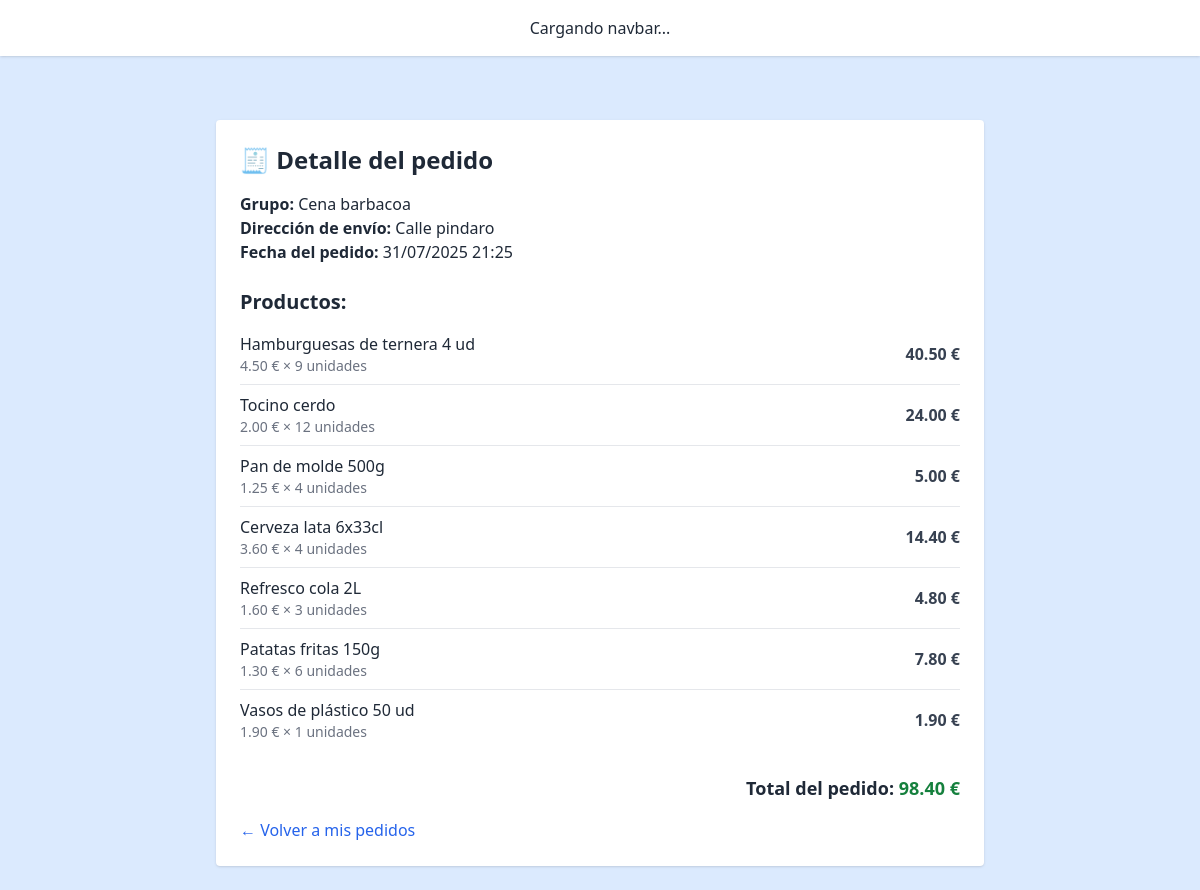
The app's page /order/9/ (signed in) with its own data.
### core/models/order.py (models this page shows, shortened)
class Order(models.Model):
    group = models.ForeignKey(Group, on_delete=models.CASCADE, related_name='orders')
    created_by = models.ForeignKey(UserAccount, on_delete=models.SET_NULL, null=True, blank=True)
    created_at = models.DateTimeField(auto_now_add=True)
    total_price = models.DecimalField(max_digits=10, decimal_places=2)
    direccion = models.CharField(max_length=255)
    notes = models.TextField(blank=True)
    confirmed = models.BooleanField(default=False)

class OrderItem(models.Model):
    order = models.ForeignKey(Order, on_delete=models.CASCADE, related_name='items')
    product = models.ForeignKey(Product, on_delete=models.CASCADE)
    quantity = models.PositiveIntegerField()
    price = models.DecimalField(max_digits=8, decimal_places=2)
    def subtotal(self):
        return self.quantity * self.price

### core/models/group.py (models this page shows, shortened)
class Group(models.Model):
    name = models.CharField(max_length=100)
    creator = models.ForeignKey(UserAccount, on_delete=models.CASCADE, related_name='owned_groups')
    members = models.ManyToManyField(UserAccount, related_name='groups_in')
    people_count = models.IntegerField()
    duration_days = models.IntegerField()
    preferences = models.TextField(blank=True)
    restrictions = models.TextField(blank=True)
    created_at = models.DateTimeField(auto_now_add=True)
    high_consume = models.BooleanField(default=False)
    invite_code = models.CharField(max_length=10, unique=True, blank=True)
    description = models.TextField( blank=True,
        help_text="Descripción libre del plan del grupo. Por ejemplo: lo que quieren comer cada día o el tipo de evento"
    )

### core/models/product.py (models this page shows, shortened)
class Product(models.Model):
    name = models.TextField(max_length=100, help_text="Nombre del producto")
    price = models.DecimalField(max_digits=6, decimal_places=2, help_text="Precio del producto")
    stock = models.PositiveIntegerField(default=0, help_text="Cantidad disponible en el inventario")
    categories = models.ManyToManyField(Category, related_name='products')
    image = models.ImageField(upload_to='product_images/', blank=True, null=True, help_text="Imagen del producto")
    weight_kg = models.FloatField(
        null=True, blank=True,
        help_text="Peso total o capacidad del paquete del producto (en kilogramos o Litros). Ej: 0.5 para 500 gramos"
    )
    units = models.PositiveIntegerField(
        null=True, blank=True,
        help_text="Cantidad de unidades individuales que contiene el paquete. Ej: 6 para un pack de 6 latas"
    )
    weight_per_unit_kg = models.FloatField(
        null=True, blank=True,
        help_text="Peso o capacidad de una unidad del producto, si aplica (en kilogramos o litros). Ej: 0.33 para una lata de 330 ml"
    )
    description = models.TextField(
        blank=True,
        help_text="Descripción del producto (ingredientes, uso, etc.) para ayudar a OpenAI a planificar mejor"
    )

### core/views.py (the view)
# urls.py: path('order/<int:pk>/', order_detail_view, name='order_detail'),
def order_detail_view(request, pk):
    order = get_object_or_404(Order, pk=pk)
    if request.user not in order.group.members.all() and request.user != order.group.creator:
        return HttpResponseForbidden("No tienes permiso para ver este pedido.")
    return render(request, "core/order_detail.html", {"order": order})

### core/templates/core/order_detail.html
{% extends "base.html" %}
{% load custom_filters %}
{% block content %}
<div class="max-w-3xl mx-auto bg-white p-6 rounded shadow mt-10">
  <h2 class="text-2xl font-bold mb-4">🧾 Detalle del pedido</h2>
  <p><strong>Grupo:</strong> {{ order.group.name }}</p>
  <p><strong>Dirección de envío:</strong> {{ order.direccion }}</p>
  <p><strong>Fecha del pedido:</strong> {{ order.created_at|date:"d/m/Y H:i" }}</p>
  <h3 class="text-xl font-semibold mt-6 mb-2">Productos:</h3>
  <div class="divide-y divide-gray-200">
    {% for item in order.items.all %}
      <div class="py-2 flex justify-between items-center">
        <div>
          <p class="font-medium">{{ item.product.name }}</p>
          <p class="text-sm text-gray-500">
            {{ item.price|floatformat:2 }} € × {{ item.quantity }} unidades
          </p>
        </div>
        <div class="text-right font-semibold text-gray-700">
            {{ item.subtotal|floatformat:2 }} €
        </div>
      </div>
    {% empty %}
      <p class="text-gray-500">Este pedido no tiene productos.</p>
    {% endfor %}
  </div>
  <div class="mt-6 text-right text-lg font-bold">
    Total del pedido: <span class="text-green-700">{{ order.total_price|floatformat:2 }} €</span>
  </div>
  <div class="mt-4">
    <a href="/orders" class="text-blue-600 hover:underline">← Volver a mis pedidos</a>
  </div>
</div>
{% endblock %}

### records on screen
Order: group.name "Cena barbacoa", direccion "Calle pindaro", created_at "31/07/2025 21:25", total_price "98.40"
OrderItem: product.name "Hamburguesas de ternera 4 ud", price "4.50", quantity "9", subtotal "40.50"
OrderItem: product.name "Tocino cerdo", price "2.00", quantity "12", subtotal "24.00"
OrderItem: product.name "Pan de molde 500g", price "1.25", quantity "4", subtotal "5.00"
OrderItem: product.name "Cerveza lata 6x33cl", price "3.60", quantity "4", subtotal "14.40"
OrderItem: product.name "Refresco cola 2L", price "1.60", quantity "3", subtotal "4.80"
OrderItem: product.name "Patatas fritas 150g", price "1.30", quantity "6", subtotal "7.80"
OrderItem: product.name "Vasos de plástico 50 ud", price "1.90", quantity "1", subtotal "1.90"
